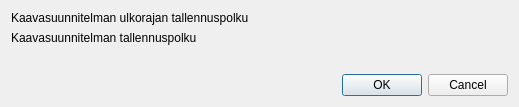
<?xml version="1.0" encoding="UTF-8"?>
<ui version="4.0">
 <class>Dialog</class>
 <widget class="QDialog" name="Dialog">
  <property name="geometry">
   <rect>
    <x>0</x>
    <y>0</y>
    <width>519</width>
    <height>107</height>
   </rect>
  </property>
  <property name="sizePolicy">
   <sizepolicy hsizetype="Preferred" vsizetype="Preferred">
    <horstretch>0</horstretch>
    <verstretch>0</verstretch>
   </sizepolicy>
  </property>
  <property name="maximumSize">
   <size>
    <width>16777215</width>
    <height>16777215</height>
   </size>
  </property>
  <property name="windowTitle">
   <string>Tallenna kaavasuunnitelman JSON</string>
  </property>
  <layout class="QVBoxLayout" name="verticalLayout">
   <item>
    <layout class="QFormLayout" name="formLayout">
     <item row="0" column="0">
      <widget class="QLabel" name="plan_outline_label">
       <property name="text">
        <string>Kaavasuunnitelman ulkorajan tallennuspolku</string>
       </property>
      </widget>
     </item>
     <item row="0" column="1">
      <widget class="QgsFileWidget" name="plan_outline_file">
       <property name="dialogTitle">
        <string>Valitse kaavasuunnitelman ulkorajan tallennuspolku</string>
       </property>
       <property name="filter">
        <string>JSON Files (*.json)</string>
       </property>
       <property name="storageMode">
        <enum>QgsFileWidget::SaveFile</enum>
       </property>
      </widget>
     </item>
     <item row="1" column="0">
      <widget class="QLabel" name="plan_label">
       <property name="text">
        <string>Kaavasuunnitelman tallennuspolku</string>
       </property>
      </widget>
     </item>
     <item row="1" column="1">
      <widget class="QgsFileWidget" name="plan_file">
       <property name="dialogTitle">
        <string>Valitse kaavasuunnitelman tallennuspolku</string>
       </property>
       <property name="filter">
        <string>JSON Files (*.json)</string>
       </property>
       <property name="storageMode">
        <enum>QgsFileWidget::SaveFile</enum>
       </property>
      </widget>
     </item>
    </layout>
   </item>
   <item>
    <widget class="QDialogButtonBox" name="button_box">
     <property name="standardButtons">
      <set>QDialogButtonBox::Cancel|QDialogButtonBox::Ok</set>
     </property>
     <property name="centerButtons">
      <bool>false</bool>
     </property>
    </widget>
   </item>
  </layout>
 </widget>
 <customwidgets>
  <customwidget>
   <class>QgsFileWidget</class>
   <extends>QWidget</extends>
   <header>qgsfilewidget.h</header>
  </customwidget>
 </customwidgets>
 <resources/>
 <connections>
  <connection>
   <sender>button_box</sender>
   <signal>accepted()</signal>
   <receiver>Dialog</receiver>
   <slot>accept()</slot>
   <hints>
    <hint type="sourcelabel">
     <x>247</x>
     <y>85</y>
    </hint>
    <hint type="destinationlabel">
     <x>247</x>
     <y>53</y>
    </hint>
   </hints>
  </connection>
  <connection>
   <sender>button_box</sender>
   <signal>rejected()</signal>
   <receiver>Dialog</receiver>
   <slot>reject()</slot>
   <hints>
    <hint type="sourcelabel">
     <x>247</x>
     <y>85</y>
    </hint>
    <hint type="destinationlabel">
     <x>247</x>
     <y>53</y>
    </hint>
   </hints>
  </connection>
 </connections>
</ui>
